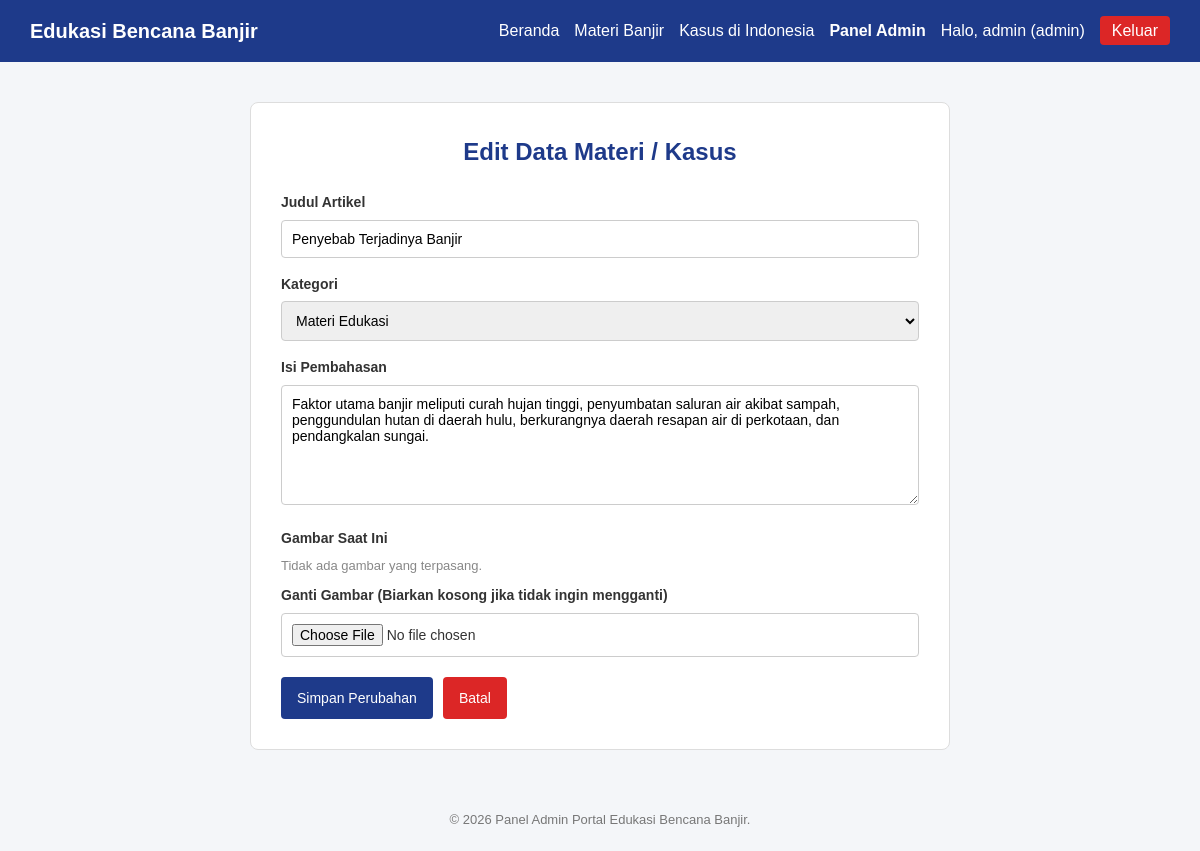
/edit.php?id=2 (signed in), run on the app's committed database.
### tables this page shows
CREATE TABLE IF NOT EXISTS artikel (
    id INT AUTO_INCREMENT PRIMARY KEY,
    judul VARCHAR(255) NOT NULL,
    kategori ENUM('Materi', 'Kasus') NOT NULL,
    isi_teks TEXT NOT NULL,
    gambar VARCHAR(255) DEFAULT NULL
);

### edit.php (the view, shortened to what this page needs)
<?php
include 'koneksi.php';
$id = (int) $_GET['id'];
$query = "SELECT * FROM artikel WHERE id = $id LIMIT 1";
$result = mysqli_query($koneksi, $query);
$data = mysqli_fetch_assoc($result);
?>
<!DOCTYPE html>
<html lang="id">
<head>
    <link rel="stylesheet" href="style.css">
</head>
<body>
    <?php include 'navbar.php'; ?>
    <div class="container">
        <div class="form-box form-box-large">
            <h2>Edit Data Materi / Kasus</h2>
            <form action="" method="POST" enctype="multipart/form-data">
                <div class="form-group">
                    <label for="judul">Judul Artikel</label>
                    <input type="text" name="judul" id="judul" value="<?= htmlspecialchars($data['judul']); ?>" required>
                </div>
                <div class="form-group">
                    <label for="kategori">Kategori</label>
                    <select name="kategori" id="kategori" required>
                        <option value="Materi" <?= ($data['kategori'] === 'Materi') ? 'selected' : ''; ?>>Materi Edukasi</option>
                    </select>
                </div>
                <div class="form-group">
                    <label for="isi_teks">Isi Pembahasan</label>
                    <textarea name="isi_teks" id="isi_teks" required><?= htmlspecialchars($data['isi_teks']); ?></textarea>
                </div>
                <div class="form-group">
                    <label>Gambar Saat Ini</label>
                    <div>
                        <?php if (!empty($data['gambar']) && file_exists('uploads/' . $data['gambar'])): ?>
                            <img src="uploads/<?= htmlspecialchars($data['gambar']); ?>" alt="Foto" style="max-width: 150px; border-radius: 4px; display: block; margin-bottom: 10px;">
                        <?php else: ?>
                            <p style="color: #888; font-size: 13px; margin-bottom: 8px;">Tidak ada gambar yang terpasang.</p>
                        <?php endif; ?>
                    </div>
                    <label for="gambar">Ganti Gambar (Biarkan kosong jika tidak ingin mengganti)</label>
                    <input type="file" name="gambar" id="gambar" accept="image/*">
                </div>
                <div style="display: flex; gap: 10px; margin-top: 20px;">
                    <button type="submit" name="update" class="btn">Simpan Perubahan</button>
                    <a href="admin.php" class="btn btn-danger">Batal</a>
                </div>
            </form>
        </div>
    </div>
    <footer>
        <p>&copy; <?= date('Y'); ?> Panel Admin Portal Edukasi Bencana Banjir.</p>
    </footer>
</body>
</html>

### style.css (style rules this page uses)
* { margin: 0; padding: 0; box-sizing: border-box; font-family: Arial, sans-serif; }
body { background-color: #f4f6f9; color: #333; line-height: 1.6; }
.container { max-width: 1000px; margin: 30px auto; padding: 0 20px; }
.form-box { background-color: #fff; max-width: 450px; margin: 40px auto; padding: 30px; border-radius: 8px; border: 1px solid #ddd; }
.form-box-large { max-width: 700px; }
.form-box h2 { margin-bottom: 20px; text-align: center; color: #1e3a8a; }
.form-group { margin-bottom: 15px; }
.form-group label { display: block; margin-bottom: 6px; font-weight: bold; font-size: 14px; }
.form-group input, .form-group select, .form-group textarea { width: 100%; padding: 10px; border: 1px solid #ccc; border-radius: 4px; font-size: 14px; }
.form-group textarea { resize: vertical; height: 120px; }
.btn { display: inline-block; background-color: #1e3a8a; color: #fff; padding: 10px 16px; border: none; border-radius: 4px; cursor: pointer; text-decoration: none; font-size: 14px; }
.btn-danger { background-color: #dc2626; }
footer { text-align: center; padding: 20px; margin-top: 40px; color: #777; font-size: 13px; }

### data on the page
artikel: judul "Penyebab Terjadinya Banjir", kategori "Materi Edukasi", isi_teks "Faktor utama banjir meliputi curah hujan tinggi, penyumbatan saluran air akibat sampah, penggundulan hutan di daerah hulu, berkurangnya daerah resapan air di perkotaan, dan pendangkalan sungai."

### other printed values
$_SESSION['username'] "admin"
$_SESSION['role'] "admin"
